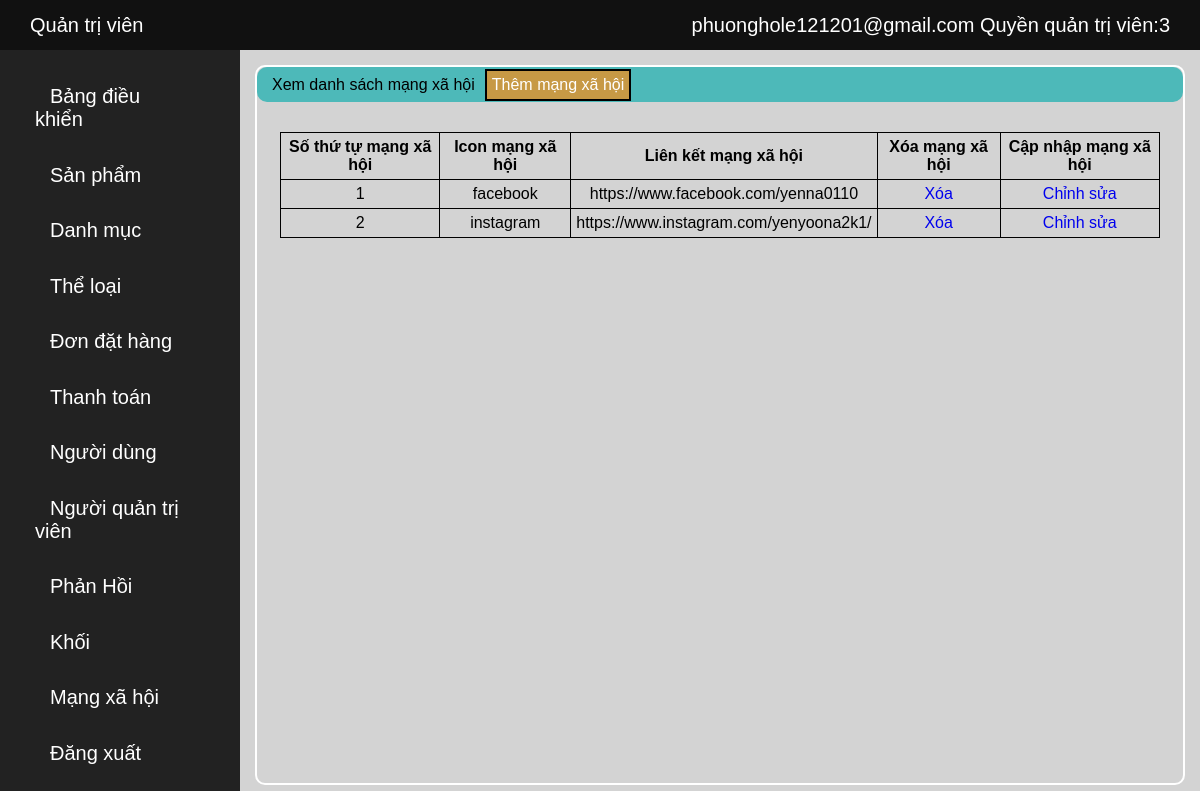
Screenshot of /admin_network_view.php (signed in) with the database file from the repository.
### tables this page shows
CREATE TABLE `ad` (
  `ad_id` int NOT NULL,
  `ad_email` text NOT NULL,
  `ad_pass` text NOT NULL,
  `permission` int NOT NULL
);

CREATE TABLE `network` (
  `id` int NOT NULL,
  `icon` text NOT NULL,
  `link` text NOT NULL
);

### admin_network_view.php (the view)
<?php
include('admin_header.php');
include('admin_sidebar.php');
?>
<div class="container">
    <div class="title">
        Xem danh sách mạng xã hội
        <a href="admin_network_add.php">Thêm mạng xã hội</a>
    </div>
    <table>
        <tr>
            <th>Số thứ tự mạng xã hội</th>
            <th>Icon mạng xã hội</th>
            <th>Liên kết mạng xã hội</th>
            <th>Xóa mạng xã hội</th>
            <th>Cập nhập mạng xã hội</th>
        </tr>
        <?php
        $i = 0;
        $sql = "SELECT * FROM `network`";
        $res = mysqli_query($con, $sql);
        while ($row = mysqli_fetch_array($res)) {
            $id = $row['id'];
            $icon = $row['icon'];
            $link = $row['link'];
            $i++;
            echo "
                <tr>
               <td>$i</td>
               <td>
               $icon
               </td>
               <td>$link</td>
               <td>
                   <a href='admin_network_delete.php?id=$id'>Xóa</a>
               </td>
               <td>
                   <a href='admin_network_update.php?id=$id'>Chỉnh sửa</a>
               </td>
               </tr>
               ";
        }
        ?>
    </table>
</div>
<?php
include('admin_footer.php');
?>

### admin_header.php (shortened to what this page needs)
<?php
include('db.php');
?>
<!DOCTYPE html>
<html lang="en">
<head>
    <link rel="stylesheet" href="css/admin_style.css" />
    <link rel="stylesheet" href="https://cdnjs.cloudflare.com/ajax/libs/font-awesome/4.7.0/css/font-awesome.min.css" />
</head>
<body>
    <div class="header">
        <div class="header__logo">Quản trị viên </div>
        <div class="header__user">
            <?php
            echo $_SESSION['ad_email'];
            if (isset($_SESSION['ad_email'])) {
                $ad_email=$_SESSION['ad_email'];
                $sql = "SELECT * from `ad` where ad_email='$ad_email'";
                $res = mysqli_query($con, $sql);
                $row = mysqli_fetch_array($res);
                $permission= $row['permission'];
                echo " Quyền quản trị viên:".$permission;
            }
            ?>
        </div>
    </div>

### css/admin_style.css (style rules this page uses)
* { padding: 0; margin: 0; box-sizing: border-box; }
body { display: flex; overflow-x: hidden; font-family: Arial, sans-serif; background-color: lightgray; display: flex; flex-wrap: wrap; }
a { text-decoration: none; }
.container { flex: 10; display: flex; align-items: center; flex-wrap: wrap; border-radius: 10px; border: 2px solid white; flex-direction: column; margin: 15px; min-height: 80vh; }
.container .title { width: 100%; background-color: rgb(77, 185, 185); height: 35px; display: flex; align-items: center; padding-left: 15px; border-radius: 10px; }
.header { display: flex; position: sticky; top: 0; width: 100%; background-color: #111111; align-items: center; color: white; padding: 0 30px; height: 50px; font-size: 20px; justify-content: space-between; }
.container table { margin-top:30px; border-collapse: collapse; width:95%; }
.container td, .container th { text-align: center; border:1px solid black; padding: 5px; }
.container .title a { border: 2px solid black; padding: 5px; margin:0 10px; background-color:rgb(199, 153, 69); color:white; }

### rows the page displays
ad: permission "3"
network: icon "facebook", link "https://www.facebook.com/yenna0110"
network: icon "instagram", link "https://www.instagram.com/yenyoona2k1/"

### other values shown
$_SESSION['ad_email'] "phuonghole121201@gmail.com"
